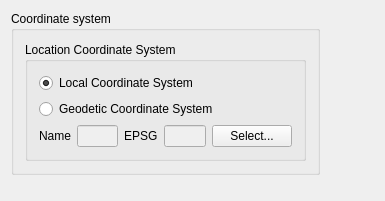
<?xml version="1.0" encoding="UTF-8"?>
<ui version="4.0">
 <class>ProjectCoordinateWidget</class>
 <widget class="QWidget" name="ProjectCoordinateWidget">
  <property name="geometry">
   <rect>
    <x>0</x>
    <y>0</y>
    <width>385</width>
    <height>201</height>
   </rect>
  </property>
  <property name="windowTitle">
   <string>ProjectCoordinateWidget</string>
  </property>
  <layout class="QHBoxLayout" name="horizontalLayout_5">
   <item>
    <layout class="QVBoxLayout" name="verticalLayout_5">
     <item>
      <widget class="QGroupBox" name="groupBox">
       <property name="title">
        <string>Coordinate system</string>
       </property>
       <layout class="QVBoxLayout" name="verticalLayout_4">
        <item>
         <widget class="QGroupBox" name="groupBox_2">
          <property name="title">
           <string>Location Coordinate System</string>
          </property>
          <layout class="QVBoxLayout" name="verticalLayout">
           <item>
            <widget class="QRadioButton" name="radioButton_5">
             <property name="text">
              <string>Local Coordinate System</string>
             </property>
             <property name="checked">
              <bool>true</bool>
             </property>
            </widget>
           </item>
           <item>
            <widget class="QRadioButton" name="radioButton_6">
             <property name="text">
              <string>Geodetic Coordinate System</string>
             </property>
            </widget>
           </item>
           <item>
            <layout class="QHBoxLayout" name="horizontalLayout_6">
             <item>
              <layout class="QHBoxLayout" name="horizontalLayout">
               <item>
                <widget class="QLabel" name="label">
                 <property name="text">
                  <string>Name</string>
                 </property>
                </widget>
               </item>
               <item>
                <widget class="QLineEdit" name="lineEdit_gpsCoordName">
                 <property name="enabled">
                  <bool>false</bool>
                 </property>
                 <property name="readOnly">
                  <bool>true</bool>
                 </property>
                </widget>
               </item>
              </layout>
             </item>
             <item>
              <layout class="QHBoxLayout" name="horizontalLayout_4">
               <item>
                <widget class="QLabel" name="label_4">
                 <property name="text">
                  <string>EPSG</string>
                 </property>
                </widget>
               </item>
               <item>
                <widget class="QLineEdit" name="lineEdit_gpsCoordEPSG">
                 <property name="enabled">
                  <bool>false</bool>
                 </property>
                 <property name="readOnly">
                  <bool>true</bool>
                 </property>
                </widget>
               </item>
              </layout>
             </item>
             <item>
              <widget class="QPushButton" name="pushButton_gps">
               <property name="text">
                <string>Select...</string>
               </property>
              </widget>
             </item>
             <item>
              <spacer name="horizontalSpacer_2">
               <property name="orientation">
                <enum>Qt::Horizontal</enum>
               </property>
               <property name="sizeHint" stdset="0">
                <size>
                 <width>40</width>
                 <height>20</height>
                </size>
               </property>
              </spacer>
             </item>
            </layout>
           </item>
          </layout>
         </widget>
        </item>
       </layout>
      </widget>
     </item>
     <item>
      <spacer name="verticalSpacer">
       <property name="orientation">
        <enum>Qt::Vertical</enum>
       </property>
       <property name="sizeHint" stdset="0">
        <size>
         <width>148</width>
         <height>158</height>
        </size>
       </property>
      </spacer>
     </item>
    </layout>
   </item>
   <item>
    <spacer name="horizontalSpacer_4">
     <property name="orientation">
      <enum>Qt::Horizontal</enum>
     </property>
     <property name="sizeHint" stdset="0">
      <size>
       <width>226</width>
       <height>20</height>
      </size>
     </property>
    </spacer>
   </item>
  </layout>
 </widget>
 <layoutdefault spacing="6" margin="11"/>
 <resources/>
 <connections/>
 <slots>
  <slot>onSelectCoord()</slot>
  <slot>onSelectENUbyPose()</slot>
 </slots>
</ui>
